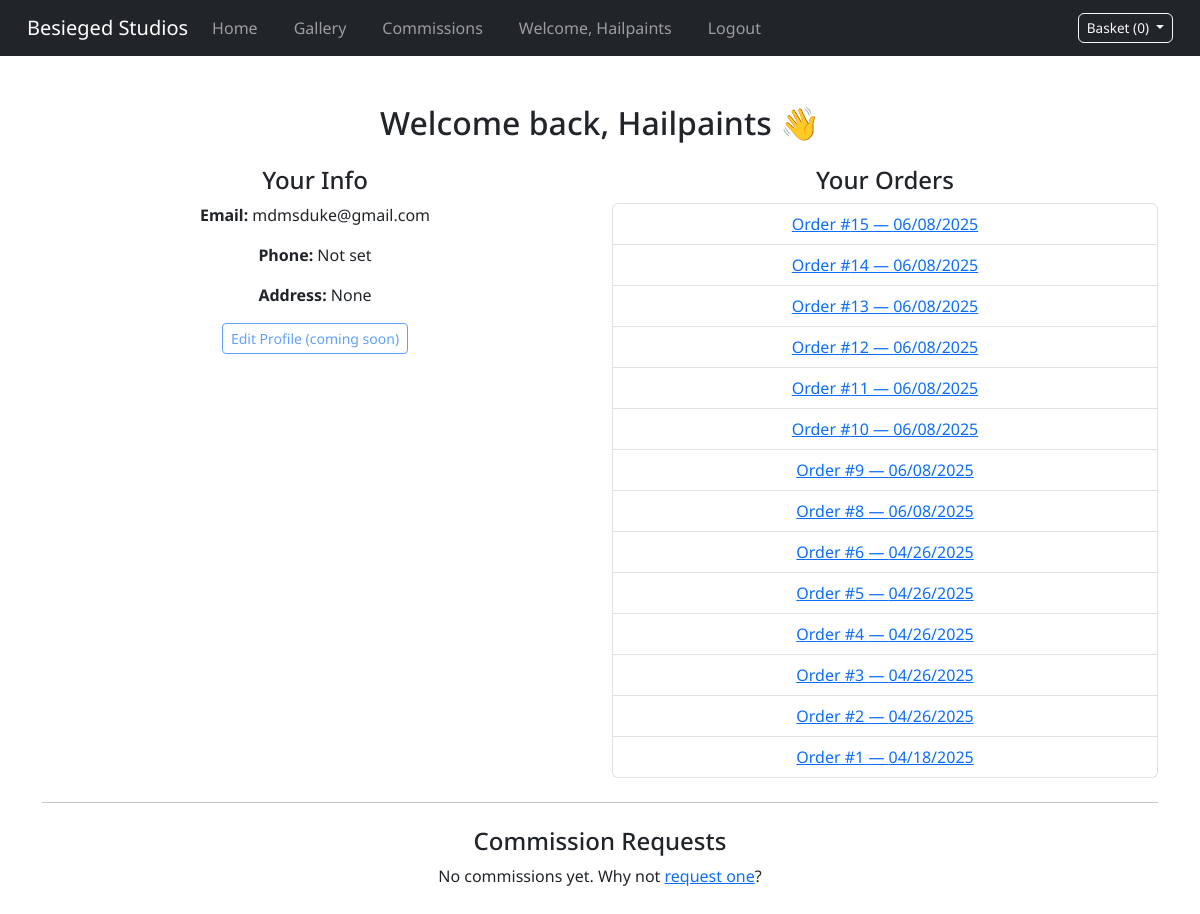
The page /dashboard/ (signed in) on the database as committed earlier.
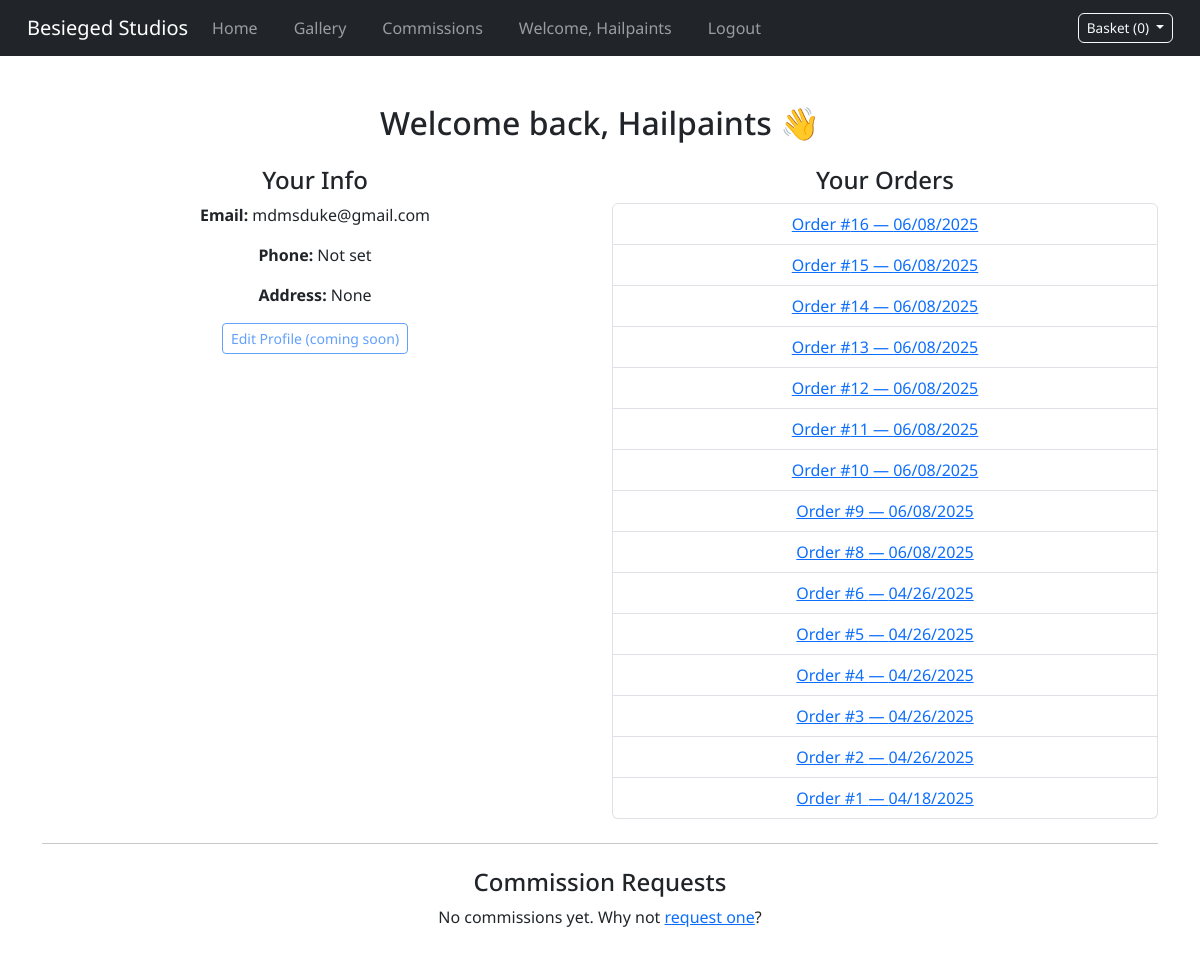
The same page on the database as committed later.
### checkout/models.py (models this page shows, shortened)
class Order(models.Model):
    user = models.ForeignKey(User, on_delete=models.SET_NULL, null=True, blank=True)
    stripe_session_id = models.CharField(max_length=255)
    full_name = models.CharField(max_length=255)
    email = models.EmailField()
    address = models.TextField()
    created_at = models.DateTimeField(auto_now_add=True)
    paid = models.BooleanField(default=False)

### dashboard/views.py (the view)
# urls.py: path('dashboard/', include('dashboard.urls')),
@login_required
def dashboard(request):
    profile = getattr(request.user, "userprofile", None)
    orders = Order.objects.filter(user=request.user).order_by('-created_at')
    commissions = CommissionQuote.objects.filter(user=request.user).order_by('-created_at')
    print("Commssions: ", commissions)
    context = {
        "profile": profile,
        "orders": orders,
        "commissions": commissions,
    }
    return render(request, 'dashboard/dashboard.html', context)

### basket/context_processors.py (called while the page is built, shortened)
def basket_context(request):
    basket = request.session.get("basket", {})
    basket_items = []
    return {
        "basket_count": sum(item["quantity"] for item in basket_items),
        "basket_items": basket_items,
    }

### dashboard/templates/dashboard/dashboard.html (shortened to what this page needs)
{% extends "base.html" %}
{% block content %}
<div class="container my-5">
    <h2 class="mb-4">Welcome back, {{ user.username }} 👋</h2>
    <div class="row">
        <div class="col-md-6">
            <h4>Your Info</h4>
            <p><strong>Email:</strong> {{ user.email }}</p>
            <p><strong>Phone:</strong> {{ profile.phone_number|default:"Not set" }}</p>
            <p><strong>Address:</strong> {{ profile.address|linebreaksbr|default:"Not set" }}</p>
            <a href="#" class="btn btn-sm btn-outline-primary disabled">Edit Profile (coming soon)</a>
        </div>
        <div class="col-md-6">
            <h4>Your Orders</h4>
            {% if orders %}
                <ul class="list-group">
                    {% for order in orders %}
                        <li class="list-group-item">
                            <a href="{% url 'order_detail' order.id %}">
                                Order #{{ order.id }} — {{ order.created_at|date:"SHORT_DATE_FORMAT" }}
                            </a>
                        </li>
                    {% endfor %}
                </ul>
            {% else %}
                <p>You haven’t placed any orders yet.</p>
            {% endif %}
        </div>
    </div>
    <hr class="my-4">
    <div>
        <h4>Commission Requests</h4>
        {% if commissions %}
            <ul class="list-group">
                {% for commission in commissions %}
                    <li class="list-group-item">
                        <a href="{% url 'commissions:commissions_detail' commission.id %}">
                            Request #{{ commission.id }} — Status: {{ commission.status }}
                        </a>
                    </li>
                {% endfor %}
            </ul>
        {% else %}
            <p>No commissions yet. Why not <a href="{% url 'commissions:smart_commission_redirect' %}">request one</a>?</p>
        {% endif %}
    </div>
</div>
{% endblock %}

Rows that differ between the two databases and show on the page:
added Order: id "16", created_at "06/08/2025"
